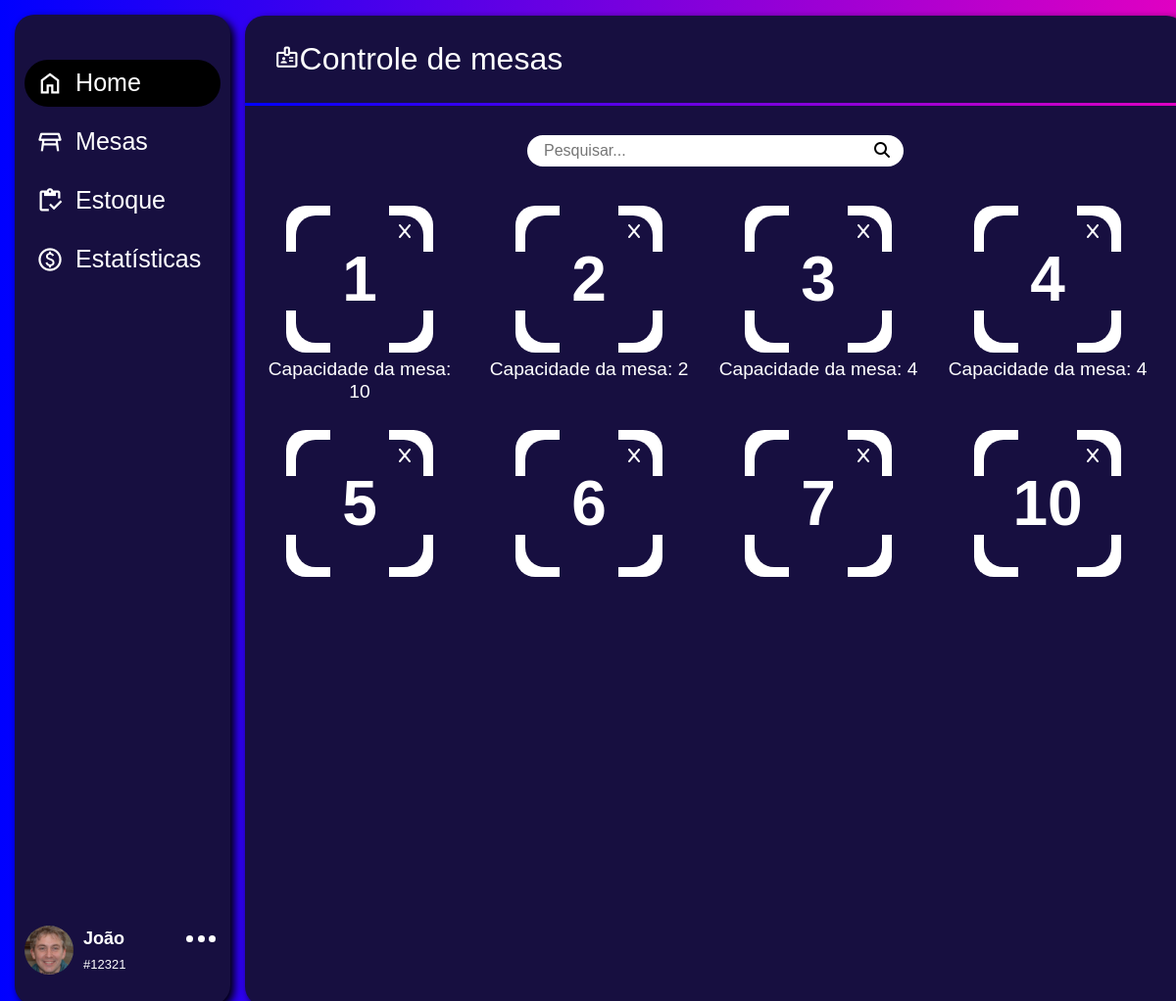
The app's page /Desktop/ADM/app/pagina-inicial/controle-de-mesas/controle_mesas.php (signed in) with its own data.
### tables this page shows
CREATE TABLE `mesas` (
  `mesa` int(11) NOT NULL,
  `qtdCadeiras` int(11) NOT NULL,
  `estado` varchar(50) NOT NULL DEFAULT 'Livre',
  `chamando` char(3) NOT NULL DEFAULT 'não'
);

### Desktop/ADM/app/pagina-inicial/controle-de-mesas/controle_mesas.php (the view, shortened to what this page needs)
<?php
include_once(__DIR__ . '/../../../PHP/conn.php');
$nomeFunc = $_SESSION['nome'];
$idFunc = $_SESSION['id_func'];
$parts = explode(" ", $nomeFunc);
$primeiroNome = $parts[0];
$avatar = '../../../../imgbd/' . $_SESSION['avatarSession'];
if(!empty($_GET['search'])){
    $dados = $_GET['search'];
    $sqlc = "SELECT * FROM mesas WHERE mesa LIKE '%$dados%'";
}else{
    $sqlc = "SELECT * FROM mesas";
}
$mesa = $sql->query($sqlc);
?>
<!DOCTYPE html>
<html lang="pt-br">
<head>
    <link href="https://cdn.jsdelivr.net/npm/bootstrap@5.3.0-alpha3/dist/css/bootstrap.min.css" rel="stylesheet">
    <link rel="stylesheet" href="../../../assets/css/menu.css">
    <link rel="stylesheet" href="../../../assets/css/paginaInicial/cont-func.css">
</head>
<body>
    <div class="fundo">
        <aside class="sidebar">
            <nav>
                <a href="../home.php">
                    <button class="active">
                        <span>
                            <i class="material-symbols-outlined">home</i>
                            <span>Home</span>
                        </span>
                    </button>
                </a>
                <a href="../../mesas/home_mesa.php">
                    <button>
                        <span>
                            <i class="material-symbols-outlined">table_restaurant</i>
                            <span>Mesas</span>
                        </span>
                    </button>
                </a>
                <a href="../../estoque/estoque.php">
                    <button>
                        <span>
                            <i class="material-symbols-outlined">inventory</i>
                            <span>Estoque</span>
                        </span>
                    </button>
                </a>
                <a href="../../estatisticas/estatisticas.php">
                    <button>
                        <span>
                            <i class="material-symbols-outlined">paid</i>
                            <span>Estatísticas</span>
                        </span>
                    </button>
                </a>
            </nav>
            <header class="sidebar-header">
                <img class="logo-img" src="<?php echo $avatar; ?>" alt="Foto do usuário">
                <span class="dados">
                    <span class="nome"><?php echo $primeiroNome; ?></span>
                    <br>
                    <span class="id">#<?php echo $idFunc; ?></span>
                </span>
                <span id="options">
                    <span class="opcoes">
                        <span class="ball"></span>
                        <span class="ball"></span>
                        <span class="ball"></span>
                    </span>
                </span>
            </header>
        </aside>
        <main class="main">
            <div class="header">
                <div><i class="material-symbols-outlined">badge</i><span>Controle de mesas</span></div>
            </div>
            <hr>
            <div class="mainArea">
                <div class="searchArea">
                    <form action="" method="get">
                        <div class="row">
                            <div class="col-10">
                                <input type="text" name="search" placeholder="Pesquisar..." class="searchBar" id="search" />
                            </div>
                            <div class="col-2">
                                <button type="submit" class="searchButton">
                                    <i class="fa-solid fa-magnifying-glass"></i>
                                </button>
                            </div>
                        </div>
                    </form>
                </div>
                <div class="container row mesasArea" id="mesasContainer">
                <?php foreach($mesa as $mesas): ?>
                    <div class="col-3 mesaArea">
                        <div class="mesa">
                            <div class="fundoMesa">
                                <div class="fondoMesaAzul">
                                    <div class="linhaVertical"></div>
                                    <h1 id="nMesaGrande"><?php echo $mesas['mesa']; ?></h1>
                                    <a href="../../../PHP/delete_mesa.php?mesa=<?php echo $mesas['mesa'];?>" class="excluirMesa"><i class="fa-solid fa-x" ></i></a>
                                </div>
                            </div>
                        </div>
                        <h2 class="Capacidade">Capacidade da mesa: <span id="nPessoas"><?php echo $mesas['qtdCadeiras']; ?></span></h2>
                    </div>
                    <?php endforeach; ?>
                </div>
            </div>
        </main>
    </div>
</body>
</html>

### Desktop/ADM/assets/css/menu.css (style rules this page uses)
:root { --rosa: #E000C2; --azulClaro: #07E8FF; --azul: #0000FF; --azulEscuro:#170F40; --azulDiferenciado:#3214E1; }
* { box-sizing: border-box; }
body { margin: 0; font-family: sans-serif; color: #fff; }
.fundo { position: absolute; background-image: linear-gradient(to left, var(--rosa), var(--azul)); width: 100%; height: 100%; }
.sidebar { position: fixed; background-color: var(--azulEscuro); top: 15px; left: 15px; height: 95%; display: flex; flex-direction: column; align-items: flex-start; width: 220px; padding: 40px 10px 30px 10px; border-radius: 20px; box-shadow: 4px 4px 8px black; }
.sidebar-header { display: flex; width: 100%; margin-top: 16px; }
.dados { display: inline-block; margin-left: 10px; }
.nome { font-weight: bold; font-size: 18px; }
.id { font-size: 13px; }
#options { display: flex; justify-content: flex-end; gap: 1; width: 100%; height: 20px; }
.opcoes { text-align: center; width: 40px; height: 20px; z-index: 2; cursor: pointer; }
.ball { display: inline-block; background-color: #fff; width: 7px; height: 7px; border-radius: 50%; cursor: pointer; }
.logo-img { width: 50px; max-height: 50px; border-radius: 50%; object-fit: cover; transition: transform .4s; }
.sidebar button { height: 60px; background: transparent; border: 0; font-family: inherit; color: inherit; cursor: pointer; text-align: left; padding: 0; width: 100%; }
.sidebar button > span { display: inline-flex; align-items: center; gap: 12px; height: 48px; border-radius: 24px; padding: 0 16px 0 12px; line-height: 1; transition: all .2s; width: 100%; font-size: 1.2rem; }
.active > span { background-color: #000; }
.sidebar button i { position: relative; font-size: 28px; transition: .2s; }
.sidebar button span { font-size: 1.4em; }
.sidebar>nav { flex: 1 1 auto; display: flex; flex-direction: column; width: 100%; font-size: .8em; }
.sidebar>nav a { text-decoration: none; color: #FFF; }
.main { margin-left: 250px; margin-top: 16px; height: 95%; width: 80%; border-radius: 20px; background-color: var(--azulEscuro); box-shadow: 4px 4px 8px black; }
.header { margin-left: 30px; padding-top: 20px; padding-bottom: 5px; display: flex; justify-content: space-between; align-items: center; }
.header i { font-size: 1.6em; }
.header span { font-size: 2em; }
.main hr { background-image: linear-gradient(to right, var(--azul), var(--rosa)); height: 3px; border: none; padding: 0px; opacity: 100; }

### Desktop/ADM/assets/css/paginaInicial/cont-func.css (style rules this page uses)
.id { width: 55px; }
.searchArea { background-color: #fff; margin: auto; margin-top: 30px; margin-bottom: 20px; width: 40%; height: 2em; border-radius: 50px; cursor: text; }
.searchArea>form { width: 100%; height: 2em; }
.searchBar { width: 100%; height: 2em; margin-left: 15px; border: none; }
.searchButton { border: none; background-color: transparent; height: 2em; width: 100%; }

### Desktop/ADM/app/pagina-inicial/controle-de-mesas/controle_mesas.php (style rules this page uses)
.mesasArea { overflow: auto; height: 400px; }
.fundoMesa { margin-top: 20px; background-color: #fff; width: 150px; height: 150px; border-radius: 20px; display: flex; align-items: center; justify-content: center; }
.fondoMesaAzul { background-color: var(--azulEscuro); width: 130px; height: 130px; border-radius: 20px; }
.fondoMesaAzul>h1 { text-align: center; font-size: 4em; font-weight: bold; position: relative; top: -93px; left: 0px; }
.linhaHorizontal, .linhaVertical { background-color: var(--azulEscuro); width: 150px; height: 60px; position: relative; }
.linhaVertical { transform: rotate(90deg); top: -25px; left: -10px; }
.mesa { display: flex; align-items: flex-end; justify-content: center; }
.excluirMesa { position: relative; color: #fff; top: -200px; right: -105px; transition: .4s; }
.Capacidade { font-size: 1.2em; text-align: center; margin-top: 5px; }

### records on screen
mesas: mesa "1", qtdCadeiras "10"
mesas: mesa "2", qtdCadeiras "2"
mesas: mesa "3", qtdCadeiras "4"
mesas: mesa "4", qtdCadeiras "4"
mesas: mesa "5"
mesas: mesa "6"
mesas: mesa "7"
mesas: mesa "10"

### other values on screen
$primeiroNome "João"
$idFunc "12321"
